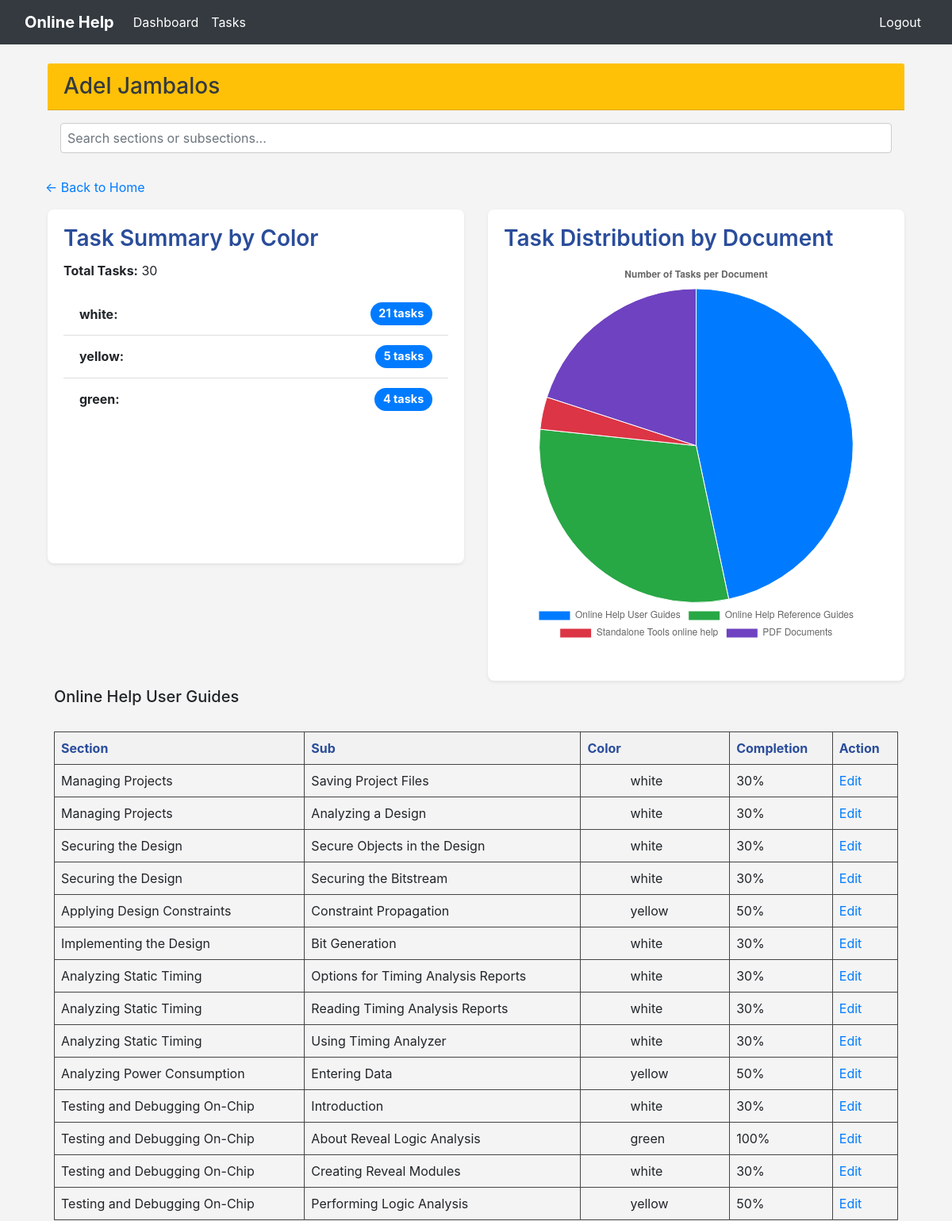
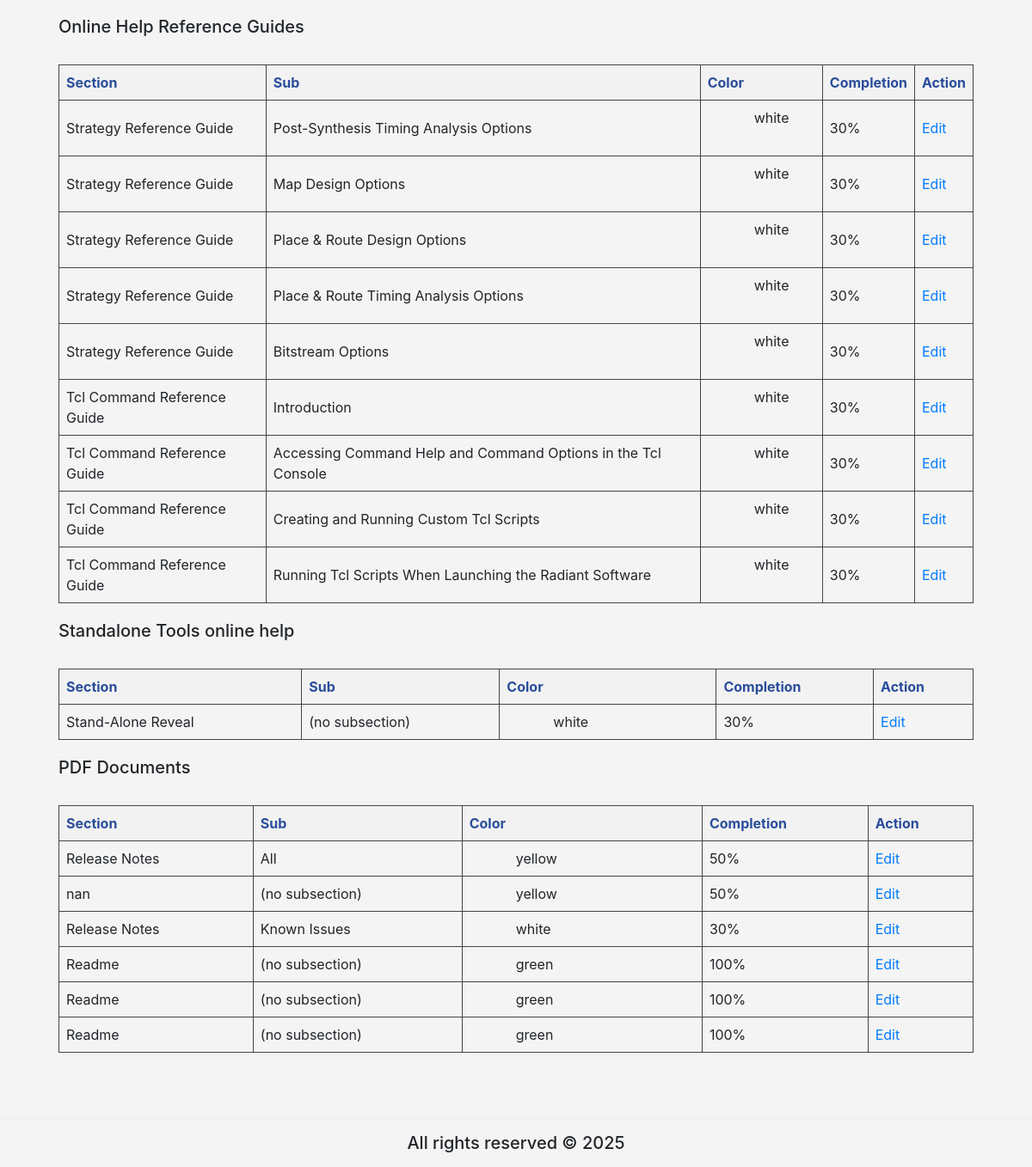
Page /online_help/home_test/per_user_test/4/ (signed in) on the committed database (2 pictures, top to bottom).
### online_help/models.py (models this page shows, shortened)
class Writers(models.Model):
    writer_name = models.CharField(max_length=255)

class Task(models.Model):
    document = models.CharField(max_length=255)
    section = models.CharField(max_length=255)
    sub_section = models.CharField(max_length=255)
    comments = models.TextField()
    SME = models.CharField(max_length=255, blank=True, null=True)
    color = models.CharField(max_length=50)
    completion = models.CharField(max_length=100, default='0%')
    created_at = models.DateTimeField(auto_now_add=True)  # Add this line

class TaskWriter(models.Model):
    task = models.ForeignKey(Task, on_delete=models.CASCADE)
    writer = models.ForeignKey(Writers, on_delete=models.CASCADE)
    class Meta:
        unique_together = ('task', 'writer')

### online_help/views.py (the view)
# urls.py: path('home_test/per_user_test/<int:writer_pk>/', views.per_user_test, name='per_user_test'),
@login_required
def per_user_test(request, writer_pk):
    writer = get_object_or_404(Writers, pk=writer_pk)
    tasks = TaskWriter.objects.filter(writer=writer).select_related('task')
    grouped_tasks = defaultdict(list)
    color_counts = Counter()
    for tw in tasks:
        grouped_tasks[tw.task.document].append(tw)
        color_counts[tw.task.color] += 1
    total_tasks = sum(color_counts.values())
    document_task_counts = {doc: len(tws) for doc, tws in grouped_tasks.items()}
    return render(request, 'online_help/per_user_test.html', {
        'writer': writer,
        'grouped_tasks': dict(grouped_tasks),
        'color_counts': dict(color_counts),
        'total_tasks': total_tasks,
        'document_task_counts_json': json.dumps(document_task_counts),  # <-- Add this
    })

### online_help/templates/online_help/per_user_test.html (shortened to what this page needs)
{% extends "online_help/base.html" %}
{% block content %}
{% load static %}
<link rel="stylesheet" href="https://stackpath.bootstrapcdn.com/bootstrap/4.5.2/css/bootstrap.min.css">
<link rel="stylesheet" href="{% static 'css/per_user.css' %}">
<div class="col-md-12">
    <div class="card-header bg-warning text-dark d-flex justify-content-between align-items-center">
        <h3 class="m-0">{{ writer.writer_name }}</h3>
    </div>
    <div class="p-3" style="position: sticky; top: 30px; z-index: 1000;">
        <input type="text" id="searchInput" class="form-control" placeholder="Search sections or subsections..." onkeyup="filterContent()">
    </div>
<div class="row">
    <p><a href="{% url 'online_help:home_test' %}">← Back to Home</a></p>
    <div class="col-md-6 d-flex">
        <div class="card shadow-sm mb-4 w-100 h-75">
            <div class="card-body">
                <h3 class="card-title">Task Summary by Color</h3>
                <p><strong>Total Tasks:</strong> {{ total_tasks }}</p>
                <ul class="list-group list-group-flush">
                {% for color, count in color_counts.items %}
                    <li class="list-group-item d-flex justify-content-between align-items-center">
                        <span><strong>{{ color|default:"No Color" }}:</strong></span>
                        {% if color %}
                            <a href="{% url 'online_help:tasks_by_color' writer.pk color %}" class="badge badge-pill badge-primary">
                                {{ count }} task{{ count|pluralize }}
                            </a>
                        {% else %}
                            <span class="badge badge-pill badge-secondary">
                                {{ count }} task{{ count|pluralize }}
                            </span>
                        {% endif %}
                    </li>
                {% endfor %}
                </ul>
            </div>
        </div>
    </div>
    <div class="col-md-6 d-flex">
        <div class="card shadow-sm mb-4 w-100 h-100">
            <div class="card-body">
                <h3 class="card-title">Task Distribution by Document</h3>
                <canvas id="documentPieChart" width="400" height="400"></canvas>
            </div>
        </div>
    </div>
</div>
    <div class="p-2">
        {% for document, tasks in grouped_tasks.items %}
            <h5>{{ document }}</h5>
            <table style="width: 100%; border-collapse: collapse; margin-bottom: 20px; border: 1px solid #444;">
                <thead style="color: #2a4d9b; background-color: #f2f2f2;">
                    <tr>
                        <th style="border: 1px solid #444; padding: 8px; text-align: left;">Section</th>
                        <th style="border: 1px solid #444; padding: 8px; text-align: left;">Sub</th>
                        <th style="border: 1px solid #444; padding: 8px; text-align: left;">Color</th>
                        <th style="border: 1px solid #444; padding: 8px; text-align: left;">Completion</th>
                        <th style="border: 1px solid #444; padding: 8px; text-align: left;">Action</th>
                    </tr>
                </thead>
                <tbody>
                    {% for taskwriter in tasks %}
                    <tr>
                        <td style="border: 1px solid #444; padding: 8px;">{{ taskwriter.task.section }}</td>
                        <td style="border: 1px solid #444; padding: 8px;">
                            <a href="{% url 'online_help:per_subsection_test' writer.pk taskwriter.task.pk %}" class="hover-link">
                                {{ taskwriter.task.sub_section }}
                            </a>
                        </td>
                        <td style="border: 1px solid #444; padding: 8px;">
                            {{ taskwriter.task.color }}
                        </td>
                        <td style="border: 1px solid #444; padding: 8px;">{{ taskwriter.task.completion}}</td>
                        <td style="border: 1px solid #444; padding: 8px;">
                            <a href="{% url 'online_help:per_user_edit_test' writer.pk taskwriter.task.pk %}">Edit</a>
                        </td>
                    </tr>
                    {% endfor %}
                </tbody>
            </table>
        {% endfor %}
    </div>
</div>
<script>
  const documentTaskCounts = JSON.parse('{{ document_task_counts_json|escapejs }}');
  const labels = Object.keys(documentTaskCounts);
  const data = Object.values(documentTaskCounts);
  const ctx = document.getElementById('documentPieChart').getContext('2d');
  new Chart(ctx, {
    type: 'pie',
    data: {
      labels: labels,
      datasets: [{
        label: 'Tasks per Document',
        data: data,
        backgroundColor: [
          '#007bff', '#28a745', '#dc3545', '#6f42c1',
          '#17a2b8', '#fd7e14', '#20c997', '#ffc107'
        ],
        borderWidth: 1
      }]
    },
    options: {
      responsive: true,
      plugins: {
        legend: {
          position: 'bottom'
        },
        title: {
          display: true,
          text: 'Number of Tasks per Document'
        }
      }
    }
  });
</script>
{% endblock %}

### online_help/static/css/base.css (style rules this page uses)
body { background-color: #f4f4f4 !important; font-family: Arial, sans-serif; }

### online_help/static/css/per_user.css (style rules this page uses)
.hover-link { color: inherit; text-decoration: none; }
#searchInput { margin-bottom: 15px; padding: 8px; width: 100%; border: 1px solid #ccc; border-radius: 4px; }
.card { border-radius: 8px; border: none; }
.card-title { font-weight: 600; color: #2a4d9b; }
.list-group-item { font-size: 1rem; transition: background-color 0.2s ease-in-out; }
.badge-pill { font-size: 0.9rem; padding: 0.5em 0.75em; background-color: #007bff; color: white; text-decoration: none; }

### rows in the picture
Writers: writer_name "Adel Jambalos"
Task: color_counts "white", grouped_tasks "Online Help User Guides"
Task: color_counts "yellow"
Task: color_counts "green"
TaskWriter: task.section "Managing Projects", task.sub_section "Saving Project Files", task.color "white", task.completion "30%"
TaskWriter: task.section "Managing Projects", task.sub_section "Analyzing a Design", task.color "white", task.completion "30%"
TaskWriter: task.section "Securing the Design", task.sub_section "Secure Objects in the Design", task.color "white", task.completion "30%"
TaskWriter: task.section "Securing the Design", task.sub_section "Securing the Bitstream", task.color "white", task.completion "30%"
TaskWriter: task.section "Applying Design Constraints", task.sub_section "Constraint Propagation", task.color "yellow", task.completion "50%"
TaskWriter: task.section "Implementing the Design", task.sub_section "Bit Generation", task.color "white", task.completion "30%"
TaskWriter: task.section "Analyzing Static Timing", task.sub_section "Options for Timing Analysis Reports", task.color "white", task.completion "30%"
TaskWriter: task.section "Analyzing Static Timing", task.sub_section "Reading Timing Analysis Reports", task.color "white", task.completion "30%"
TaskWriter: task.section "Analyzing Static Timing", task.sub_section "Using Timing Analyzer", task.color "white", task.completion "30%"
TaskWriter: task.section "Analyzing Power Consumption", task.sub_section "Entering Data", task.color "yellow", task.completion "50%"
TaskWriter: task.section "Testing and Debugging On-Chip", task.sub_section "Introduction", task.color "white", task.completion "30%"
TaskWriter: task.section "Testing and Debugging On-Chip", task.sub_section "About Reveal Logic Analysis", task.color "green", task.completion "100%"
TaskWriter: task.section "Testing and Debugging On-Chip", task.sub_section "Creating Reveal Modules", task.color "white", task.completion "30%"
TaskWriter: task.section "Testing and Debugging On-Chip", task.sub_section "Performing Logic Analysis", task.color "yellow", task.completion "50%"
TaskWriter: document "Online Help Reference Guides", task.section "Strategy Reference Guide", task.sub_section "Post-Synthesis Timing Analysis Options", task.color "white", task.completion "30%"
TaskWriter: task.section "Strategy Reference Guide", task.sub_section "Map Design Options", task.color "white", task.completion "30%"
TaskWriter: task.section "Strategy Reference Guide", task.sub_section "Place & Route Design Options", task.color "white", task.completion "30%"
TaskWriter: task.section "Strategy Reference Guide", task.sub_section "Place & Route Timing Analysis Options", task.color "white", task.completion "30%"
TaskWriter: task.section "Strategy Reference Guide", task.sub_section "Bitstream Options", task.color "white", task.completion "30%"
TaskWriter: task.section "Tcl Command Reference Guide", task.sub_section "Introduction", task.color "white", task.completion "30%"
TaskWriter: task.section "Tcl Command Reference Guide", task.sub_section "Accessing Command Help and Command Options in the Tcl Console", task.color "white", task.completion "30%"
TaskWriter: task.section "Tcl Command Reference Guide", task.sub_section "Creating and Running Custom Tcl Scripts", task.color "white", task.completion "30%"
TaskWriter: task.section "Tcl Command Reference Guide", task.sub_section "Running Tcl Scripts When Launching the Radiant Software", task.color "white", task.completion "30%"
TaskWriter: document "Standalone Tools online help", task.section "Stand-Alone Reveal", task.sub_section "(no subsection)", task.color "white", task.completion "30%"
TaskWriter: document "PDF Documents", task.section "Release Notes", task.sub_section "All", task.color "yellow", task.completion "50%"
TaskWriter: task.section "nan", task.sub_section "(no subsection)", task.color "yellow", task.completion "50%"
TaskWriter: task.section "Release Notes", task.sub_section "Known Issues", task.color "white", task.completion "30%"
TaskWriter: task.section "Readme", task.sub_section "(no subsection)", task.color "green", task.completion "100%"
TaskWriter: task.section "Readme", task.sub_section "(no subsection)", task.color "green", task.completion "100%"
TaskWriter: task.section "Readme", task.sub_section "(no subsection)", task.color "green", task.completion "100%"

### other values in the picture
{{ total_tasks }} "30"
{{ count }} "21" "5" "4"
